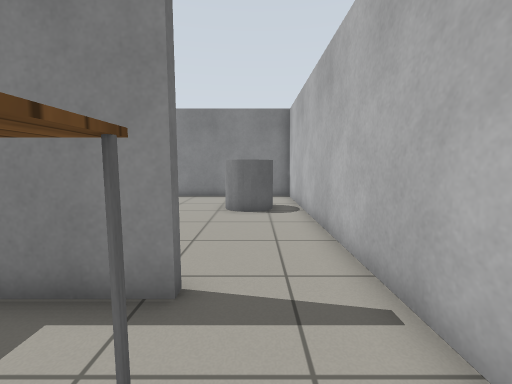
View 1 (above)

16 first-person views from a walk through a robot-simulator world made for Gazebo. The camera is 0.9 m above the floor, tilts 6° down and sees 90° across. The floor is counted in squares, 0.5 m on a side. Each view is taken from the middle of a square. On the plan, view 1 faces up. The plan holds only what a view shows up to about 15 squares ahead; the rest is blank. Simple patterns stand in for the simulator's built-in surfaces.

View 2
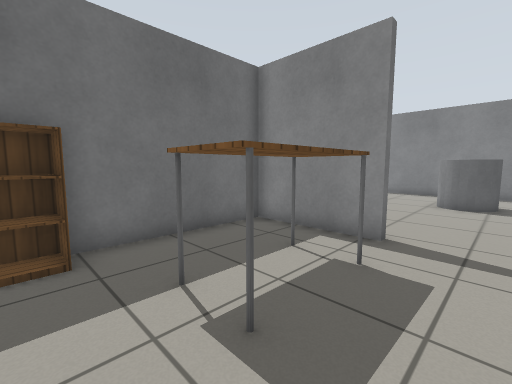

View 3
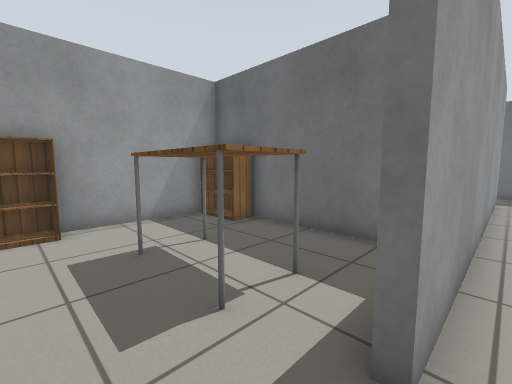

View 4
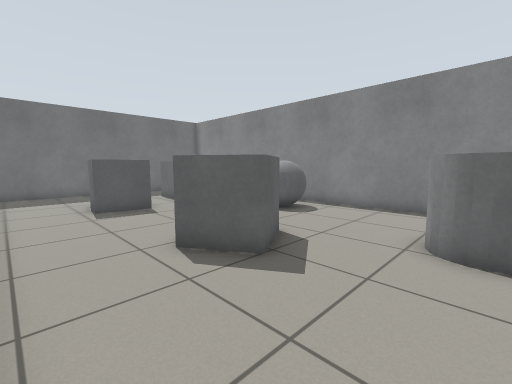

View 5
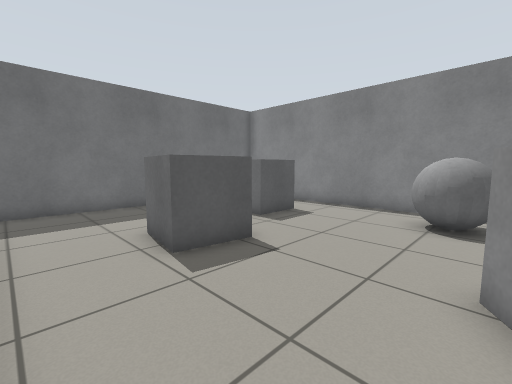

View 6
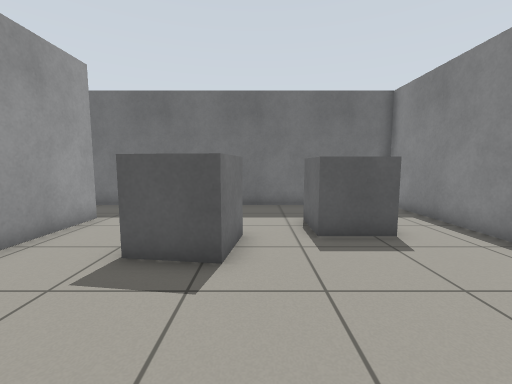

View 7
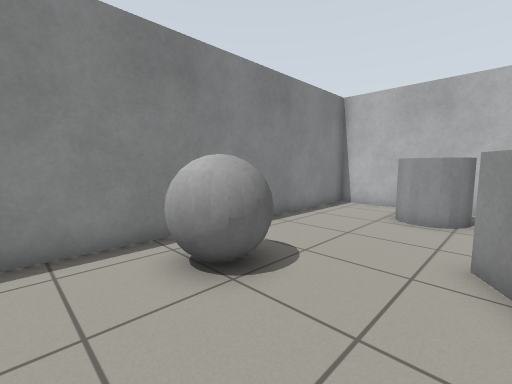

View 8
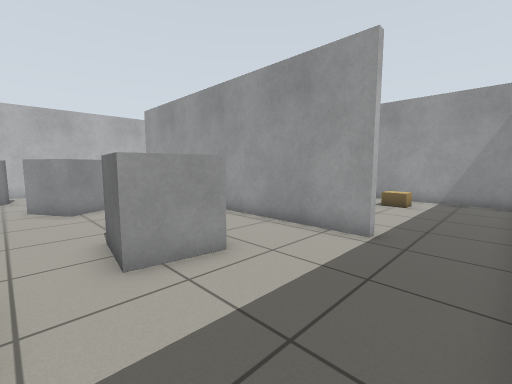

View 9
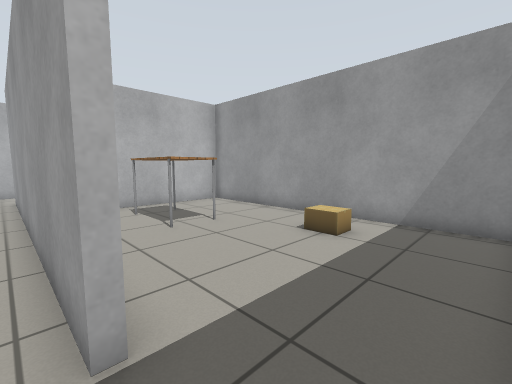

View 10
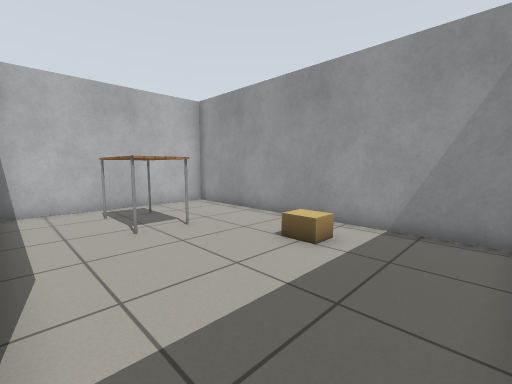

View 11
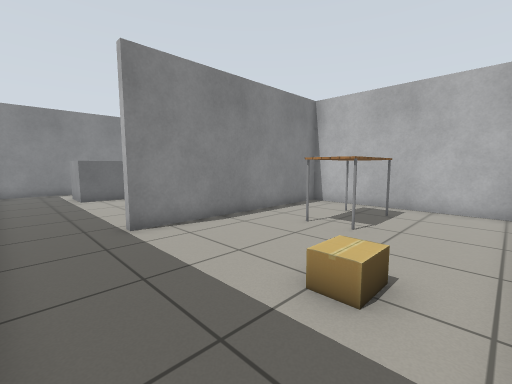

View 12
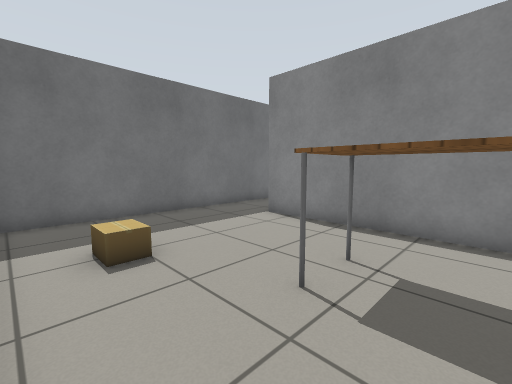

View 13
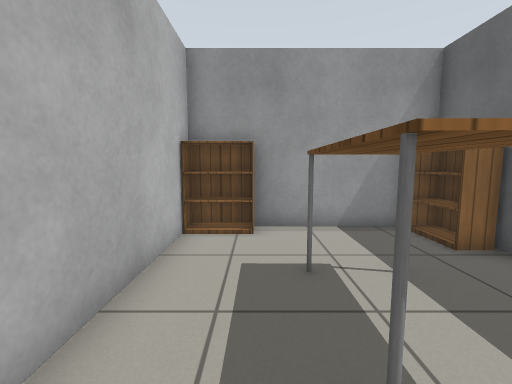

View 14
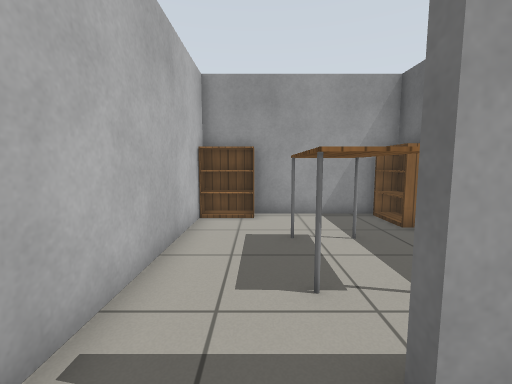

View 15
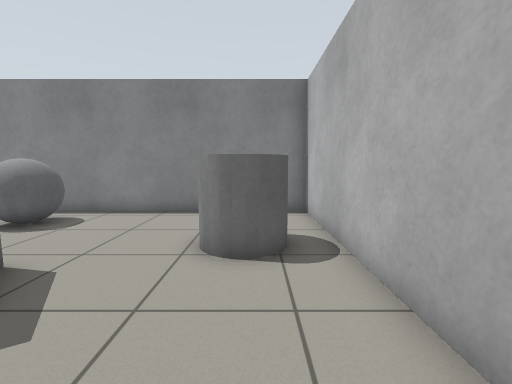

View 16
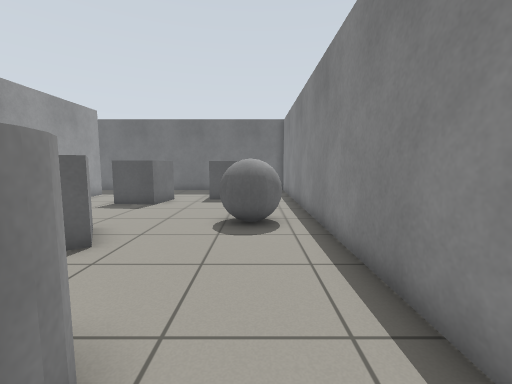

### Floor plan
Ten units are one square. View 1 is at (0, 0); x grows to the right and y downward. Boxes are objects, and circles mark ways between rooms. Rooms are numbered by the first view taken in them; rooms with no view inside come last. Other rooms are left out.
<svg viewBox="-180 -155 204 205">
<path fill="none" stroke="#000" d="M-10 -33 -52 -33 -52 44 19 44 19 -36M-146 -36 -10 -36M19 -36 19 -150 -175 -150 -175 -36M-171 44 -55 44 -55 -33 -146 -33M-175 -36 -175 41"/>
<rect x="-55" y="25" width="20" height="20" fill="#bbb"><title>bookshelf</title></rect>
<rect x="-25" y="-15" width="20" height="30" fill="#bbb"><title>table</title></rect>
<rect x="-5" y="35" width="20" height="10" fill="#bbb"><title>bookshelf</title></rect>
<rect x="-145" y="-125" width="20" height="20" fill="#bbb"><title>grey box</title></rect>
<rect x="-135" y="-85" width="30" height="20" fill="#bbb"><title>grey box</title></rect>
<rect x="-85" y="-145" width="30" height="30" fill="#bbb"><title>grey ball</title></rect>
<rect x="-65" y="-95" width="30" height="30" fill="#bbb"><title>grey box</title></rect>
<rect x="-15" y="-125" width="20" height="30" fill="#bbb"><title>grey cylinder</title></rect>
<rect x="-145" y="15" width="20" height="20" fill="#bbb"><title>cardboard box</title></rect>
<rect x="-105" y="-5" width="40" height="20" fill="#bbb"><title>table</title></rect>
<circle cx="0" cy="-30" r="3" fill="#2a7"/>
<circle cx="-160" cy="-30" r="3" fill="#2a7"/>
<text x="-10" y="10">1</text>
<text x="-80" y="-90">2</text>
<text x="-120" y="10">3</text>
</svg>
Room 1 opens to room 2. Room 2 opens to room 3.

Where each view was taken, in squares from view 1:
view 1: 0 up, 0 right, facing up
view 2: 3 down, 1 right, facing up-left
view 3: 4 up, 1 right, facing down-left
view 4: 4 up, 0 right, facing up-left
view 5: 4 up, 6 left, facing up-left
view 6: 9 up, 6 left, facing left
view 7: 9 up, 10 left, facing up-right
view 8: 10 up, 17 left, facing down-right
view 9: 4 up, 17 left, facing down-right
view 10: 3 up, 17 left, facing down-right
view 11: 4 down, 17 left, facing up-right
view 12: 4 down, 8 left, facing up-left
view 13: 3 up, 0 right, facing down
view 14: 5 up, 0 right, facing down
view 15: 5 up, 0 right, facing up
view 16: 13 up, 1 right, facing left
